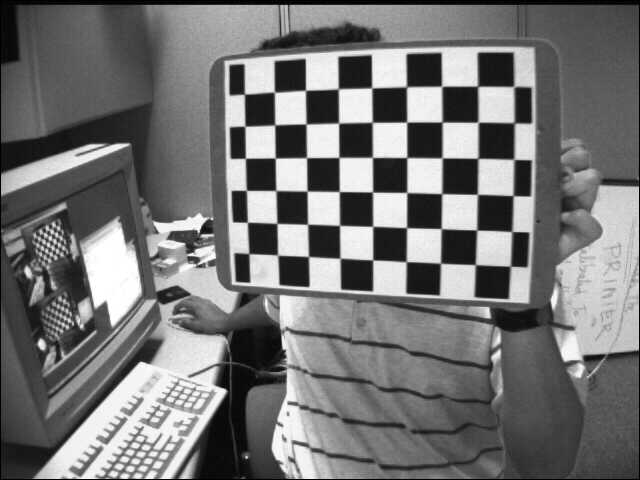
//> input picture preproc/stereoCalibration/Data/left1.jpg, 640 x 480 px
$ ./test   (built with g++ and OpenCV 4)
//> lines starting //> are read from the running program, lines starting //| are printed output that depends on the picture
### preproc/stereoCalibration/stereoCalibration.h
#pragma once
//#include "stdafx.h"
#include <opencv2/opencv.hpp>
#include <highgui.hpp>
#include "cv.h"
#include <cv.hpp>
#include "stdio.h"

#include <iostream>
#include <fstream>

using namespace std;
using namespace cv;

void calRealPoint(vector<vector<Point3f>>& obj, int boardwidth, int boardheight, int imgNumber, int squaresize);
void ReadCameraParam(void);
void outputCameraParam(void);
void Cal(string str1, string str2);
void RectifyImage(Mat ImageL, Mat ImageR, Mat &rectifyImageL, Mat &rectifyImageR);

### preproc/stereoCalibration/stereoCalibration.cpp
// stereoCalibration.cpp : 定义控制台应用程序的入口点。
//
//在进行双目摄像头的标定之前，最好事先分别对两个摄像头进行单目视觉的标定
//分别确定两个摄像头的内参矩阵，然后再开始进行双目摄像头的标定
//在此例程中是先对两个摄像头进行单独标定(见上一篇单目标定文章)，然后在进行立体标定

//#include "stdafx.h"
#include "stereoCalibration.h"

const int imageWidth = 640;                             //摄像头的分辨率
const int imageHeight = 480;
const int boardWidth = 9;                               //横向的角点数目
const int boardHeight = 6;                              //纵向的角点数据
const int boardCorner = boardWidth * boardHeight;       //总的角点数据
const int frameNumber = 13;                       //相机标定时需要采用的图像帧数
const int squareSize =  20;                              //标定板黑白格子的大小 单位mm
/*
const int imageWidth = 1600;// 640;                             //摄像头的分辨率
const int imageHeight = 1200;// 480;
const int boardWidth = 11;//9;                               //横向的角点数目
const int boardHeight = 8;// 6;                              //纵向的角点数据
const int boardCorner = boardWidth * boardHeight;       //总的角点数据
const int frameNumber = 19;    //13                         //相机标定时需要采用的图像帧数
const int squareSize = 30;// 20;                              //标定板黑白格子的大小 单位mm
*/
const Size boardSize = Size(boardWidth, boardHeight);   //
Size imageSize = Size(imageWidth, imageHeight);

Mat R, T, E, F;                                         //R 旋转矢量 T平移矢量 E本征矩阵 F基础矩阵
vector<Mat> rvecs;                                        //旋转向量
vector<Mat> tvecs;                                        //平移向量
vector<vector<Point2f>> imagePointL;                    //左边摄像机所有照片角点的坐标集合
vector<vector<Point2f>> imagePointR;                    //右边摄像机所有照片角点的坐标集合
vector<vector<Point3f>> objRealPoint;                   //各副图像的角点的实际物理坐标集合


vector<Point2f> cornerL;                              //左边摄像机某一照片角点坐标集合
vector<Point2f> cornerR;                              //右边摄像机某一照片角点坐标集合

Mat rgbImageL, grayImageL;
Mat rgbImageR, grayImageR;

Mat Rl, Rr, Pl, Pr, Q;                                  //校正旋转矩阵R，投影矩阵P 重投影矩阵Q (下面有具体的含义解释）
Mat mapLx, mapLy, mapRx, mapRy;                         //映射表
Rect validROIL, validROIR;                              //图像校正之后，会对图像进行裁剪，这里的validROI就是指裁剪之后的区域

/*
事先标定好的左相机的内参矩阵
fx 0 cx
0 fy cy
0 0  1
*/
Mat cameraMatrixL = (Mat_<double>(3, 3) << 532.782, 0, 532.904,
	0, 342.505, 233.876,
	0, 0, 1);
Mat distCoeffL = (Mat_<double>(5, 1) << -0.28095, 0.0255745, 0.00122226, -0.000137736, 0.162946);
/*
事先标定好的右相机的内参矩阵
fx 0 cx
0 fy cy
0 0  1
*/
Mat cameraMatrixR = (Mat_<double>(3, 3) << 532.782, 0, 532.904,
	0, 342.505, 233.876,
	0, 0, 1);
Mat distCoeffR = (Mat_<double>(5, 1) << -0.28095, 0.0255745, 0.00122226, -0.000137736, 0.162946);


/*计算标定板上模块的实际物理坐标*/
// [180 lines left out: functions calRealPoint, ReadCameraParam, outputCameraParam, Cal, not called in this run]

void RectifyImage(Mat ImageL, Mat ImageR, Mat &rectifyImageL, Mat &rectifyImageR)
{
	//ReadCameraParam();
	initUndistortRectifyMap(cameraMatrixL, distCoeffL, Rl, Pr, imageSize, CV_32FC1, mapLx, mapLy);
	initUndistortRectifyMap(cameraMatrixR, distCoeffR, Rr, Pr, imageSize, CV_32FC1, mapRx, mapRy);
	/*根据stereoRectify 计算出来的R 和 P 来计算图像的映射表 mapx, mapy
	mapx, mapy这两个映射表接下来可以给remap()函数调用，来校正图像，使得两幅图像共面并且行对准
	*/
	remap(ImageL, rectifyImageL, mapLx, mapLy, INTER_LINEAR);
	remap(ImageR, rectifyImageR, mapRx, mapRy, INTER_LINEAR);
}

### preproc/stereoCalibration/test.cpp
#include "stereoCalibration.h"

int main()
{
	//string str1 = "Data/calibdata_l.txt"; //标定所用图像文件的路径
	//string str2 = "Data/calibdata_r.txt";
	//Cal(str1, str2);

	Mat ImageL = imread("Data/left1.jpg");
//> ImageL is the input picture: 480 rows x 640 cols, CV_8UC3; min 0, max 255, mean 116.6
	Mat ImageR = imread("Data/right1.jpg");
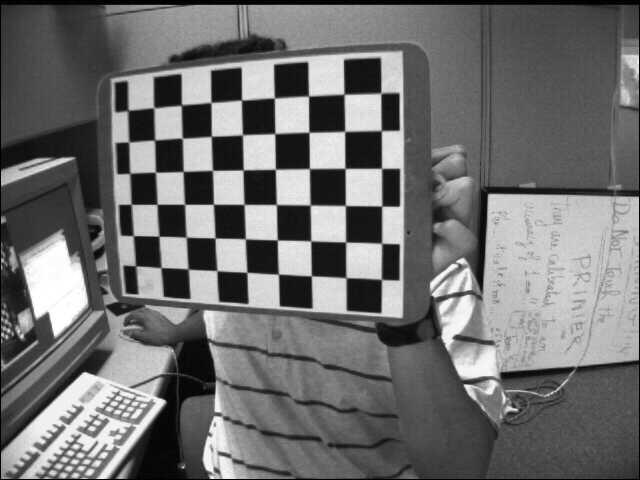
//> input picture preproc/stereoCalibration/Data/right1.jpg, 640 x 480 px
//> ImageR is the input picture: 480 rows x 640 cols, CV_8UC3; min 0, max 255, mean 111.4
	Mat rectifyImageL;
	Mat rectifyImageR;
	RectifyImage(ImageL, ImageR, rectifyImageL, rectifyImageR);
//> in RectifyImage, `remap(ImageL, rectifyImageL, mapLx, mapLy, INTER_LINEAR);`:
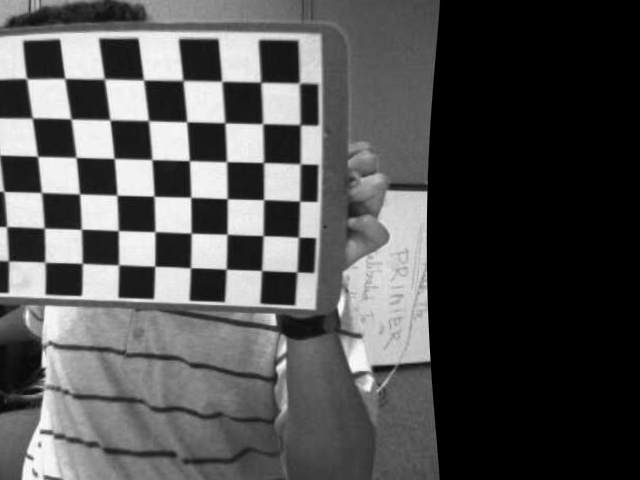
//> rectifyImageL: 480 rows x 640 cols, CV_8UC3; min 0, max 254, mean 81.8
//> in RectifyImage, `remap(ImageR, rectifyImageR, mapRx, mapRy, INTER_LINEAR);`:
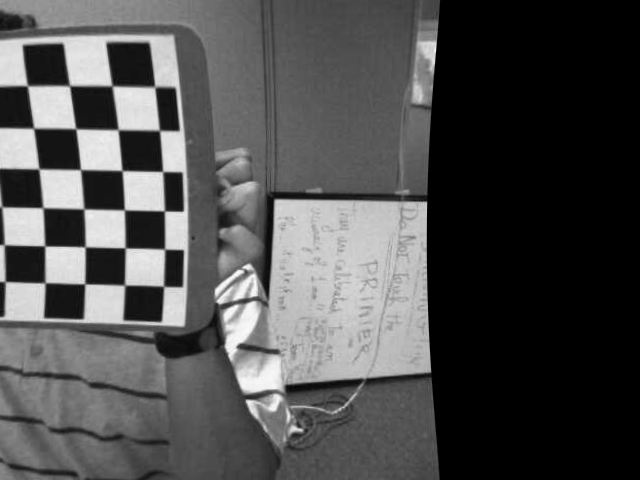
//> rectifyImageR: 480 rows x 640 cols, CV_8UC3; min 0, max 254, mean 78.5
	imwrite("Data/R_imgL.jpg", rectifyImageL);
	imwrite("Data/R_imgR.jpg", rectifyImageR);
	ImageL.release();
	ImageR.release();
	rectifyImageL.release();
	rectifyImageR.release();
	return 0;
}
